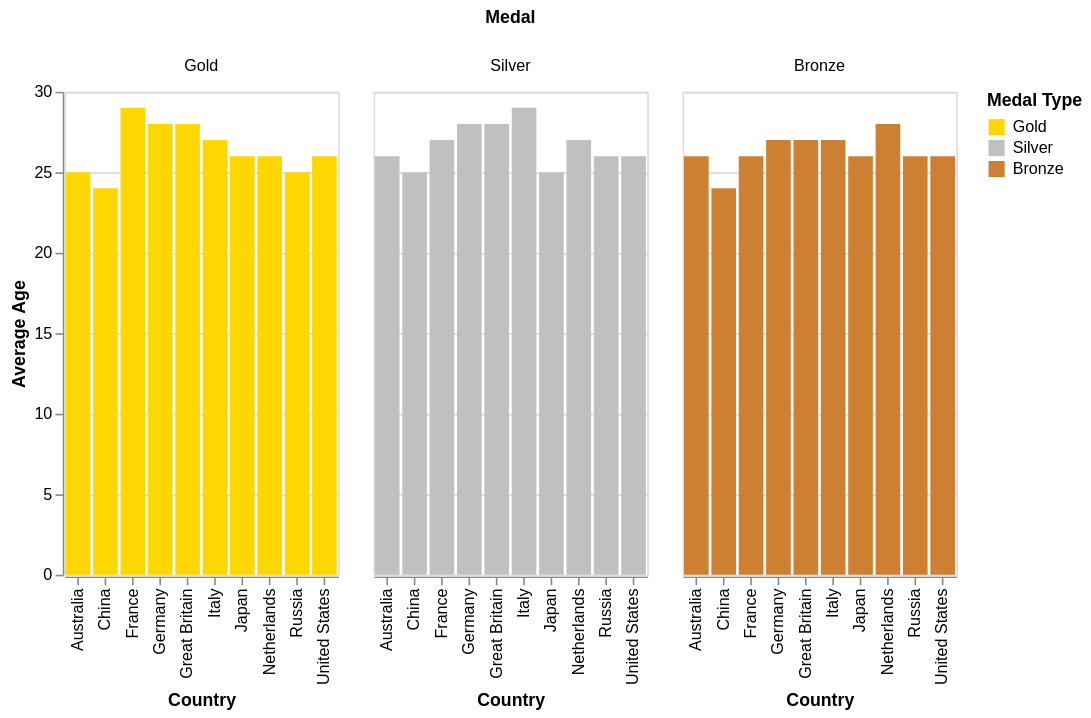

Specify this chart in Vega-Lite:
### Vega-Lite specification from a JSON file in a GitHub repository (floating-point values rounded to 4 significant figures)
{"$schema": "https://vega.github.io/schema/vega-lite/v5.json", "width": 170, "height": 300, "autosize": {"type": "fit", "contains": "padding"}, "data": {"values": [{"Country": "Australia", "Medal": "Gold", "AverageAge": 25}, {"Country": "Australia", "Medal": "Silver", "AverageAge": 26}, {"Country": "Australia", "Medal": "Bronze", "AverageAge": 26}, {"Country": "China", "Medal": "Gold", "AverageAge": 24}, {"Country": "China", "Medal": "Silver", "AverageAge": 25}, {"Country": "China", "Medal": "Bronze", "AverageAge": 24}, {"Country": "Germany", "Medal": "Gold", "AverageAge": 28}, {"Country": "Germany", "Medal": "Silver", "AverageAge": 28}, {"Country": "Germany", "Medal": "Bronze", "AverageAge": 27}, {"Country": "France", "Medal": "Gold", "AverageAge": 29}, {"Country": "France", "Medal": "Silver", "AverageAge": 27}, {"Country": "France", "Medal": "Bronze", "AverageAge": 26}, {"Country": "Great Britain", "Medal": "Gold", "AverageAge": 28}, {"Country": "Great Britain", "Medal": "Silver", "AverageAge": 28}, {"Country": "Great Britain", "Medal": "Bronze", "AverageAge": 27}, {"Country": "Italy", "Medal": "Gold", "AverageAge": 27}, {"Country": "Italy", "Medal": "Silver", "AverageAge": 29}, {"Country": "Italy", "Medal": "Bronze", "AverageAge": 27}, {"Country": "Japan", "Medal": "Gold", "AverageAge": 26}, {"Country": "Japan", "Medal": "Silver", "AverageAge": 25}, {"Country": "Japan", "Medal": "Bronze", "AverageAge": 26}, {"Country": "Netherlands", "Medal": "Gold", "AverageAge": 26}, {"Country": "Netherlands", "Medal": "Silver", "AverageAge": 27}, {"Country": "Netherlands", "Medal": "Bronze", "AverageAge": 28}, {"Country": "Russia", "Medal": "Gold", "AverageAge": 25}, {"Country": "Russia", "Medal": "Silver", "AverageAge": 26}, {"Country": "Russia", "Medal": "Bronze", "AverageAge": 26}, {"Country": "United States", "Medal": "Gold", "AverageAge": 26}, {"Country": "United States", "Medal": "Silver", "AverageAge": 26}, {"Country": "United States", "Medal": "Bronze", "AverageAge": 26}]}, "mark": "bar", "encoding": {"x": {"field": "Country", "type": "nominal", "axis": {"title": "Country"}}, "y": {"field": "AverageAge", "type": "quantitative", "axis": {"title": "Average Age"}}, "color": {"field": "Medal", "type": "nominal", "scale": {"domain": ["Gold", "Silver", "Bronze"], "range": ["#FFD700", "#C0C0C0", "#CD7F32"]}, "legend": {"title": "Medal Type"}}, "column": {"field": "Medal", "type": "nominal", "sort": ["Gold", "Silver", "Bronze"]}, "tooltip": [{"field": "Country", "type": "nominal", "title": "Country"}, {"field": "Medal", "type": "nominal", "title": "Medal Type"}, {"field": "AverageAge", "type": "quantitative", "title": "Average Age"}]}}
